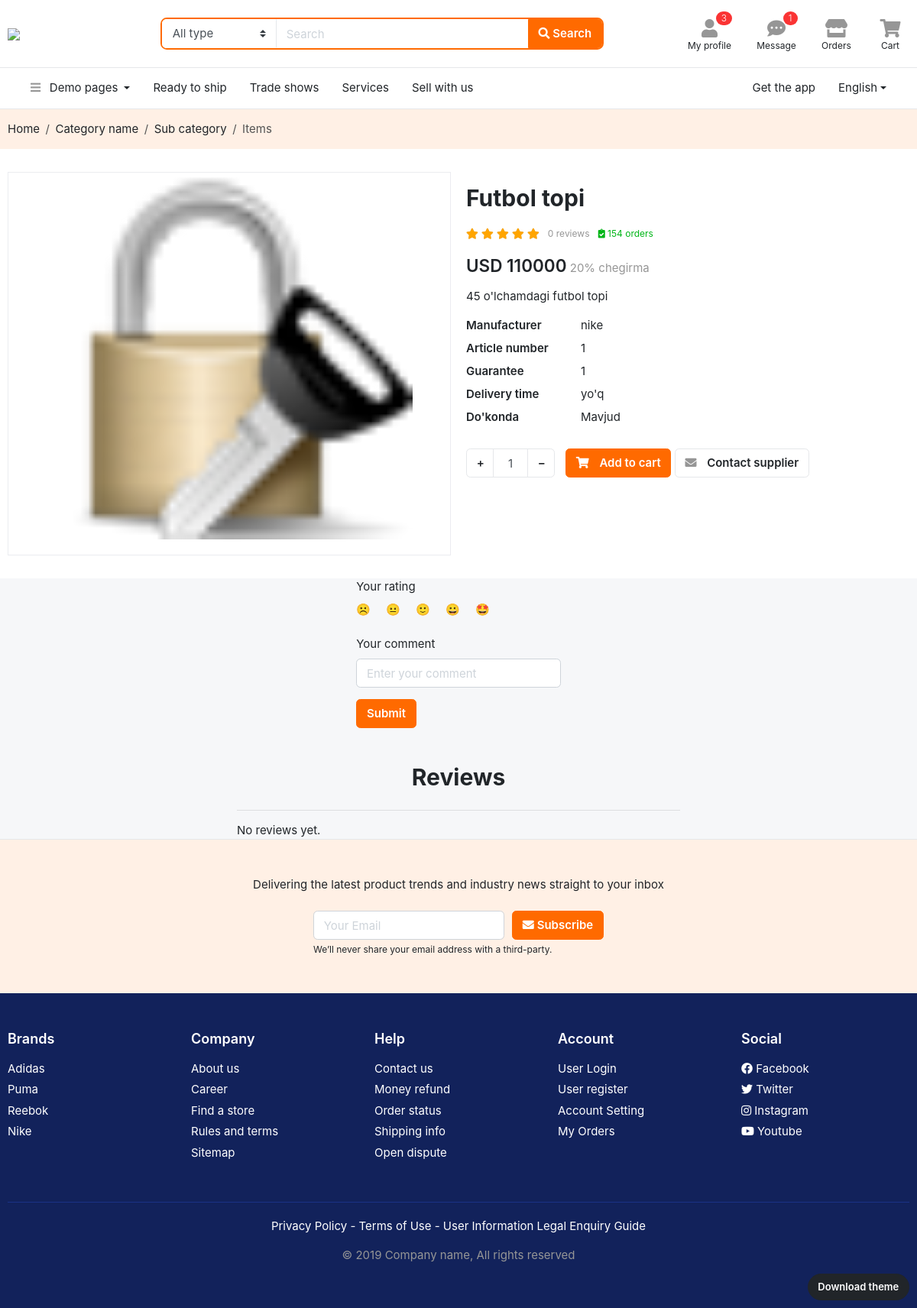
The app's page /main/mahsulot/1 with its own data.
### asosiy/models.py (models this page shows, shortened)
class Mahsulot(models.Model):
    nom=models.CharField(max_length=55)
    batafsil=models.TextField()
    narx=models.PositiveIntegerField()
    brend=models.CharField(max_length=25)
    chegirma=models.PositiveIntegerField(default=0)
    kafolat=models.CharField(max_length=25)
    yetkazish=models.CharField(max_length=55)
    mavjud=models.BooleanField(default=True)
    davlat=models.CharField(max_length=35)
    bolim=models.ForeignKey(Bolim, on_delete=models.CASCADE)

class Media(models.Model):
    rasm=models.FileField()
    mahsulot=models.ForeignKey(Mahsulot, on_delete=models.CASCADE)

### asosiy/views.py (the view, shortened to what this page needs)
# urls.py: path('mahsulot/<int:pk>', MahsulotView.as_view(), name="mahsulot"),
class MahsulotView(View):
    def get(self, request, pk):
        izohlar = Izoh.objects.filter(mahsulot=pk)
        ortachasi = izohlar.aggregate(Avg("baho")).get("baho__avg")
        if ortachasi:
            ortachasi*=20
        else:
            ortachasi=0
        print(ortachasi)
        content = {
            "mahsulot" : Mahsulot.objects.get(id = pk),
            'ortachasi' : ortachasi,
            'izohlar' : Izoh.objects.filter(mahsulot = Mahsulot.objects.get(id = pk))
        }
        return render(request, 'page-detail-product.html', content)

### templates/page-detail-product.html (shortened to what this page needs)
{% extends 'header.html' %}
{% block content %}
<section class="py-3 bg-light">
  <div class="container">
    <ol class="breadcrumb">
        <li class="breadcrumb-item"><a href="#">Home</a></li>
        <li class="breadcrumb-item"><a href="#">Category name</a></li>
        <li class="breadcrumb-item"><a href="#">Sub category</a></li>
        <li class="breadcrumb-item active" aria-current="page">Items</li>
    </ol>
  </div>
</section>
<section class="section-content bg-white padding-y">
<div class="container">
	<div class="row">
		<aside class="col-md-6">
<div class="card">
<article class="gallery-wrap">
	<div class="img-big-wrap">
	  <div> <a href="#"><img src="{{ mahsulot.media_set.first.rasm.url }}"></a></div>
	</div>
</article>
</div>
		</aside>
		<main class="col-md-6">
<article class="product-info-aside">
<h2 class="title mt-3">{{ mahsulot.nom }} </h2>
<div class="rating-wrap my-3">
	<ul class="rating-stars">
		<li style="width:{{oratachasi}}" class="stars-active">
			<i class="fa fa-star"></i> <i class="fa fa-star"></i>
			<i class="fa fa-star"></i> <i class="fa fa-star"></i>
			<i class="fa fa-star"></i>
		</li>
		<li>
			<i class="fa fa-star"></i> <i class="fa fa-star"></i>
			<i class="fa fa-star"></i> <i class="fa fa-star"></i>
			<i class="fa fa-star"></i>
		</li>
	</ul>
	<small class="label-rating text-muted">{{ mahsulot.izoh_set.count }} reviews</small>
	<small class="label-rating text-success"> <i class="fa fa-clipboard-check"></i> 154 orders </small>
</div>
<div class="mb-3">
	<var class="price h4">USD {{ mahsulot.narx }}</var>
	<span class="text-muted">{{ mahsulot.chegirma }}% chegirma</span>
</div>
<p>{{ mahsulot.batafsil }} </p>
<dl class="row">
  <dt class="col-sm-3">Manufacturer</dt>
  <dd class="col-sm-9"><a href="#">{{ mahsulot.brend }}</a></dd>
  <dt class="col-sm-3">Article number</dt>
  <dd class="col-sm-9">{{ mahsulot.id }}</dd>
  <dt class="col-sm-3">Guarantee</dt>
  <dd class="col-sm-9">{{ mahsulot.kafolat }}</dd>
  <dt class="col-sm-3">Delivery time</dt>
  <dd class="col-sm-9">{{ mahsulot.yetkazish }}</dd>
  <dt class="col-sm-3">Do'konda</dt>
    {% if mahsulot.mavjud %}
  <dd class="col-sm-9">Mavjud</dd>
    {% else %}
    <dd class="col-sm-9">Mavjud emas</dd>
    {% endif %}
</dl>
	<div class="form-row  mt-4">
		<div class="form-group col-md flex-grow-0">
			<div class="input-group mb-3 input-spinner">
			  <div class="input-group-prepend">
			    <button class="btn btn-light" type="button" id="button-plus"> + </button>
			  </div>
			  <input type="text" class="form-control" value="1">
			  <div class="input-group-append">
			    <button class="btn btn-light" type="button" id="button-minus"> &minus; </button>
			  </div>
			</div>
		</div>
		<div class="form-group col-md">
			<a href="#"  class="btn  btn-primary">
				<i class="fas fa-shopping-cart"></i> <span class="text">Add to cart</span>
			</a>
			<a href="#" class="btn btn-light">
        <i class="fas fa-envelope"></i> <span class="text">Contact supplier</span>
			</a>
		</div>
	</div>
</article>
		</main>
	</div>
</div>
</section>
<div class="container d-flex justify-content-center align-items-center">
<form method="post"> {%csrf_token%}
  <div class="form-group">
    <label for="smileyRating">Your rating</label>
   <div class="rating-container d-flex" id="smileyRating" style="gap: 20px;">
      <label class="smiley-face" for="smiley1" style="cursor: pointer">&#9785;</label>
      <label class="smiley-face" for="smiley2" style="cursor: pointer">&#x1F610;</label>
      <label class="smiley-face" for="smiley3" style="cursor: pointer">&#x1F642;</label>
      <label class="smiley-face" for="smiley4" style="cursor: pointer">&#x1F600;</label>
      <label class="smiley-face" for="smiley5" style="cursor: pointer">&#x1F929;</label>
    </div>
  </div>
  <div class="form-group">
    <label for="exampleInputComment1">Your comment</label>
    <input type="text" class="form-control" id="exampleInputComment1" aria-describedby="commentHelp" placeholder="Enter your comment" name="comment">
  </div>
  <button type="submit" class="btn btn-primary">Submit</button>
</form>
</div>
<div class="container mt-5">
  <div class="row">
    <div class="col-md-6 offset-md-3">
      <h2 class="text-center mb-4">Reviews</h2>
      <hr>
      {% for izoh in izohlar %}
        <div class="row">
          <div class="col-sm-2">
            <div class="text-center">
              {% if izoh.reyting == 1 %}
                <span class="smiley-face">&#9785;</span>
              {% elif izoh.reyting == 2 %}
                <span class="smiley-face">&#x1F610;</span>
              {% elif izoh.reyting == 3 %}
                <span class="smiley-face">&#x1F642;</span>
              {% elif izoh.reyting == 4 %}
                <span class="smiley-face">&#x1F600;</span>
              {% elif izoh.reyting == 5 %}
                <span class="smiley-face">&#x1F929;</span>
              {% endif %}
            </div>
          </div>
          <div class="col-sm-10">
            <p>{{ izoh.matn }}</p>
             <div class="user d-flex" style="gap: 300px">
                <p><small class="text-muted">{{ izoh.sana }}</small></p>
                <p><small class="text-muted">{{ izoh.profil.ism }}</small></p>
            </div>
          </div>
        </div>
        <hr>
      {% empty %}
        <p>No reviews yet.</p>
      {% endfor %}
    </div>
  </div>
</div>
<section class="padding-y-lg bg-light border-top">
<div class="container">
<p class="pb-2 text-center">Delivering the latest product trends and industry news straight to your inbox</p>
<div class="row justify-content-md-center">
  <div class="col-lg-4 col-sm-6">
<form class="form-row">
    <div class="col-8">
    <input class="form-control" placeholder="Your Email" type="email">
    </div>
    <div class="col-4">
    <button type="submit" class="btn btn-block btn-warning"> <i class="fa fa-envelope"></i> Subscribe </button>
    </div>
</form>
<small class="form-text">We’ll never share your email address with a third-party. </small>
  </div>
</div>
</div>
</section>
<footer class="section-footer bg-secondary">
  <div class="container">
    <section class="footer-top padding-y-lg text-white">
      <div class="row">
        <aside class="col-md col-6">
          <h6 class="title">Brands</h6>
          <ul class="list-unstyled">
            <li> <a href="#">Adidas</a></li>
            <li> <a href="#">Puma</a></li>
            <li> <a href="#">Reebok</a></li>
            <li> <a href="#">Nike</a></li>
          </ul>
        </aside>
        <aside class="col-md col-6">
          <h6 class="title">Company</h6>
          <ul class="list-unstyled">
            <li> <a href="#">About us</a></li>
            <li> <a href="#">Career</a></li>
            <li> <a href="#">Find a store</a></li>
            <li> <a href="#">Rules and terms</a></li>
            <li> <a href="#">Sitemap</a></li>
          </ul>
        </aside>
        <aside class="col-md col-6">
          <h6 class="title">Help</h6>
          <ul class="list-unstyled">
            <li> <a href="#">Contact us</a></li>
            <li> <a href="#">Money refund</a></li>
            <li> <a href="#">Order status</a></li>
            <li> <a href="#">Shipping info</a></li>
            <li> <a href="#">Open dispute</a></li>
          </ul>
        </aside>
        <aside class="col-md col-6">
          <h6 class="title">Account</h6>
          <ul class="list-unstyled">
            <li> <a href="#"> User Login </a></li>
            <li> <a href="#"> User register </a></li>
            <li> <a href="#"> Account Setting </a></li>
            <li> <a href="#"> My Orders </a></li>
          </ul>
        </aside>
        <aside class="col-md">
          <h6 class="title">Social</h6>
          <ul class="list-unstyled">
            <li><a href="#"> <i class="fab fa-facebook"></i> Facebook </a></li>
            <li><a href="#"> <i class="fab fa-twitter"></i> Twitter </a></li>
            <li><a href="#"> <i class="fab fa-instagram"></i> Instagram </a></li>
            <li><a href="#"> <i class="fab fa-youtube"></i> Youtube </a></li>
          </ul>
        </aside>
      </div>
    </section>
    <section class="footer-bottom text-center">
        <p class="text-white">Privacy Policy - Terms of Use - User Information Legal Enquiry Guide</p>
        <p class="text-muted"> &copy 2019 Company name, All rights reserved </p>
        <br>
    </section>
  </div>
</footer>
{% endblock %}

### static/css/ui.css (style rules this page uses)
html { font-family:'Inter', sans-serif;font-size:15px }
.padding-y { padding-top:30px;padding-bottom:30px }
.padding-y-lg { padding-top:48px;padding-bottom:48px }
var { font-style:normal }
article:after,.form-group:after { display:block;clear:both;content:"" }
.bg-white { background-color:#fff }
p:last-child { margin-bottom:0 }
.section-footer ul li { margin-bottom:5px }
.section-footer ul a { color:inherit }
.section-footer .title { font-weight:600;margin-bottom:16px;font-size:18px }
.footer-bottom { padding-top:20px;padding-bottom:20px;border-top:1px solid #1a3286 }
.btn-light { background-color:#fff;border-color:#e5e7ea }
.btn-light i { color:#969696 }
.btn i+.text { margin-left:10px }
dl[class="row"] { margin-bottom:0 }
[class*="list-"] li:after { visibility:hidden;display:block;content:"";overflow:hidden;height:0;clear:both }
.price { font-weight:600;color:#212529 }
.label-rating { margin-left:7px;display:inline-block;vertical-align:middle }
.rating-stars { display:inline-block;vertical-align:middle;list-style:none;margin:0;padding:0;position:relative;white-space:nowrap;clear:both }
.rating-stars i { font-size:14px;color:#ccc;display:inline }
.rating-stars li { display:block;text-overflow:clip;white-space:nowrap;z-index:1 }
.rating-stars li.stars-active { z-index:2;position:absolute;top:0;left:0;overflow:hidden }
.rating-stars li.stars-active i { color:orange }
.input-spinner { width:120px;-ms-flex-wrap:nowrap;flex-wrap:nowrap;display:-webkit-inline-box;display:-ms-inline-flexbox;display:inline-flex }
.input-spinner input.form-control { text-align:center;max-width:46px;-ms-flex-preferred-size:46px;flex-basis:46px;border-color:#e5e7ea;-webkit-box-flex:0;-ms-flex-positive:0;flex-grow:0 }
.input-spinner .btn { width:36px;text-align:center }
body { background-color:#f6f7f9 }
.gallery-wrap .img-big-wrap { margin-bottom:10px;border-radius:.37rem;overflow:hidden;background-color:#fff }
.gallery-wrap .img-big-wrap a { text-align:center;display:block }
.gallery-wrap .img-big-wrap img { height:480px;width:auto;display:inline-block;cursor:-webkit-zoom-in;cursor:zoom-in }

### records on screen
Mahsulot: media_set.first.rasm (picture), nom "Futbol topi", izoh_set.count "0", narx "110000", chegirma "20", batafsil "45 o'lchamdagi futbol topi", brend "nike", id "1", kafolat "1", yetkazish "yo'q"
